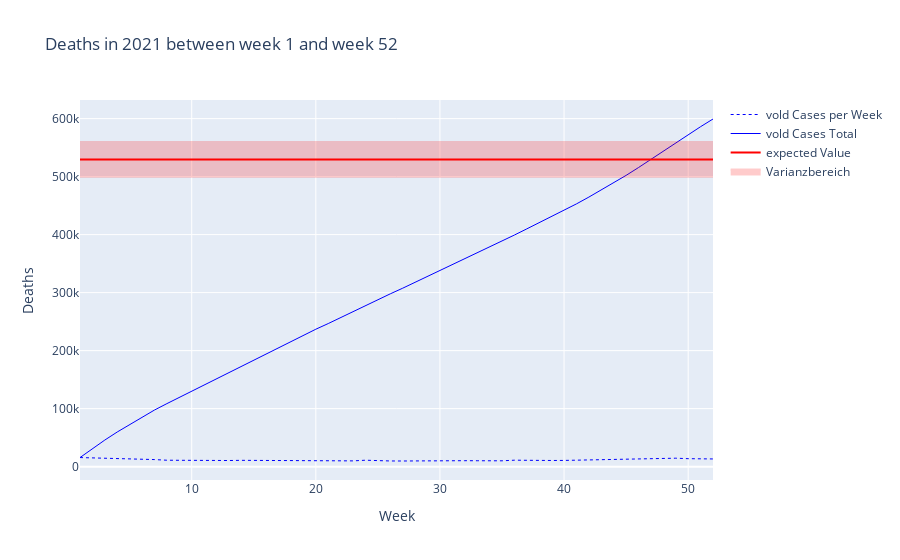

Notebook cell for this chart:
### Code cell
fig_vold = go.Figure()
fig_vold.add_trace(go.Scatter(x = data_filtered_vold["Week"], y = data_filtered_vold["Value"], name = "vold Cases per Week", line = dict(color = 'blue', width = 1,dash = 'dot')))
fig_vold.add_trace(go.Scatter(x = data_filtered_vold["Week"], y = np.cumsum(data_filtered_vold["Value"]), name = "vold Cases Total", line = dict(color = 'blue', width = 1)))


#fig_vold.add_hline(y=expected_value_per_age_group.loc["80+", "Value"], line_color = 'red', line_width = 1, name = "Expected vold Cases Total")
fig_vold.add_trace(go.Scatter(x = data_filtered_semi["Week"],y = np.repeat(expected_value_per_age_group.loc["80+","Value"],kalenderwochen[1]-kalenderwochen[0]+1), name = "expected Value", line = dict(color = 'red')))

#fig_vold.add_hrect(y0=expected_value_per_age_group.loc["80+","Value_Low"],y1=expected_value_per_age_group.loc["80+","Value_High"],fillcolor = "red", line_width = 0, opacity = 0.2)
fig_vold.add_trace(go.Scatter(
    x = data_filtered_vold["Week"].tolist() + data_filtered_vold["Week"].tolist()[::-1] ,
    y = [expected_value_per_age_group.loc["80+","Value_High"]]*(kalenderwochen[1]-kalenderwochen[0]+1) + [expected_value_per_age_group.loc["80+","Value_Low"]]*(kalenderwochen[1]-kalenderwochen[0]+1),
    fill = 'toself',
    fillcolor = "red",
    line_color = "red",
    name = "Varianzbereich",
    opacity=0.2
))


fig_vold.update_layout(title = f"Deaths in {year} between week {kalenderwochen[0]} and week {kalenderwochen[1]}",
                        xaxis_title = "Week",
                        yaxis_title = "Deaths")

if show_events:
    for i in happenings_filtered.index:
        #print(happenings_filtered.loc[i,"Week"])
        #print(happenings_filtered.loc[i, "Title"])
        fig_vold.add_vline(x = happenings_filtered.loc[i,"Week"], line_width = 2, line_color = "green", line_dash = "dash")

fig_vold.show()
